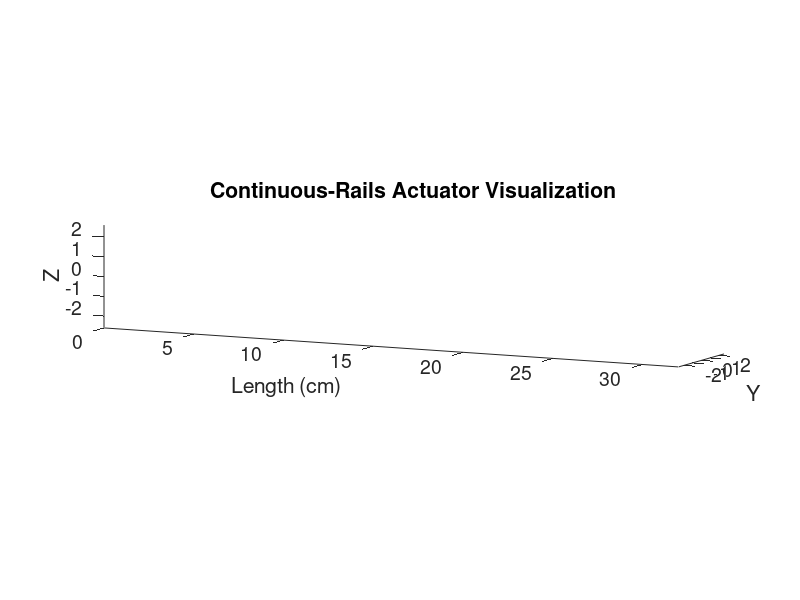
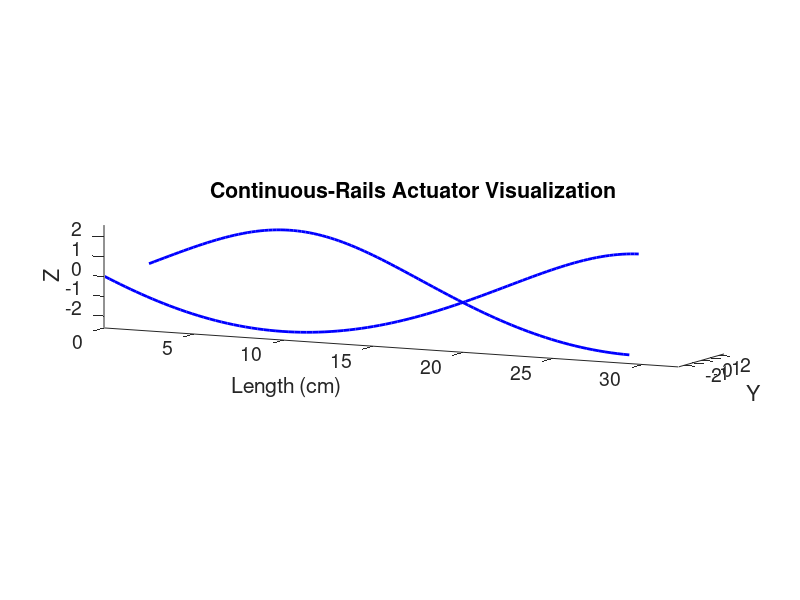
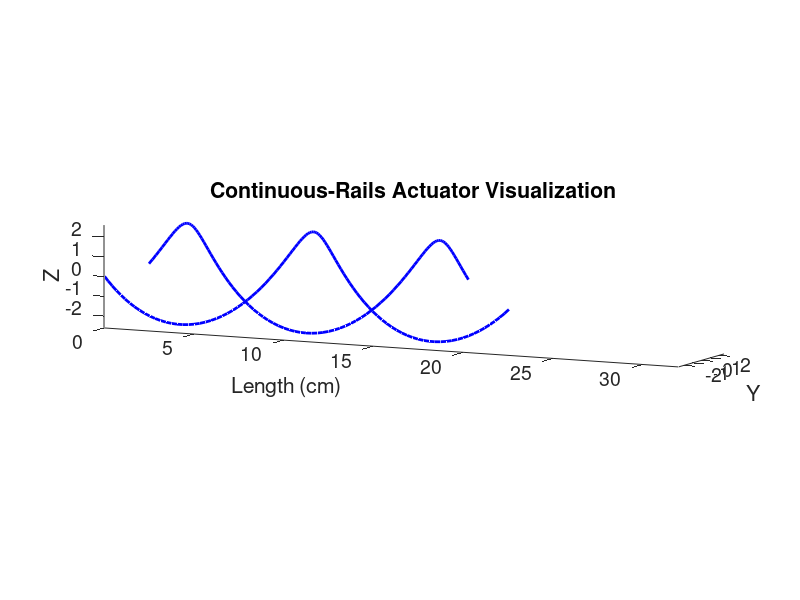

MATLAB code for these plots, in order:
% helical_visualization.m
% Helical-edge (continuous rail) actuator visualization
% Copyright 2015-2020 Kyle Zampaglione, Andrew P. Sabelhaus
% Plots a visualization of helical actuator at various displacements.

clc; clear all; close all;

% Add the paths to the modeling equations
addpath( '../analytical_models' );

%% CONSTANTS FOR THE SIMULATION
% Design IV for the continuous rails. All in cm.
% The rungs have a set width. This is also the width between the two
% edges of the helix.
w = 2 * 2.54;
% The initial length of the helix (also the length of a rail)
L0 = 30.48;
% Number of rungs. This is for visualization only.
N = 7;
%  We will need to discretize the points along the edges of the helix for
%  plotting, so just choose a large number here:
edge_discr = 100;

% Range of input angles to evaluate. This *should* be in radians
% Maximum rotation angle: 12 for design IV.
max_rot = 9;
% choosing the number of rotations to be an interval of N+1 of the maximum
% rotations makes the visualization easier: even numbers.
num_rot = 3;
% The range of input rotations to visualize, in radians, is
rotations = linspace(0, max_rot, num_rot);

% Store the length of the actuator for each rotation.
L = zeros(size(rotations));

% For plotting, some parameters on color and thickness.
rungcolor = 'k';
rungthickness = 2;
railcolor = 'b';
railthickness = 2;


%% VALUES STORED THROUGHOUT MULTIPLE ITERATIONS 
% z_totaled = [];
L_history = [];
angle_out = [];
% an index into the above vectors
count = 1;



%% SIMULATION
% j is the number of rotations to simulate. 
% For example, j=1 is 180 degrees, j=3 is 540 degrees, etc.

% Here, just iterate over the number of rotations
for j=1:size(rotations,2)
    %SETUP ============================================
    FigureHandle = figure;
    hold on
    set(gca,'FontSize',14);
    % Set the size of the figure window
    % Vertical:
    set(FigureHandle,'Position',[100,100,550,220]);
    
    % For the horizontal actuator, the x-axis is length.
    % and y-z are the radial and polar coordinates
    xlabel('Length (cm)');
    ylabel('Y');
    zlabel('Z');
    
    title('Continuous-Rails Actuator Visualization');

    % Horizontal:
    xlim([0, 32]);
    zlim([-2.6, 2.6]);
    ylim([-2.6, 2.6]);
    %==================================================
    
    % This particular rotation will use the following thetas:
    theta = linspace(0, rotations(j), edge_discr);
    % The slope of the helix, used for iterating over angle
    b = sqrt(L0^2 / rotations(j)^2 - (w/2)^2);
    
    % Procedure, for each theta:
    % 1) Plot the rails. Loop from theta=0 to theta=max (i.e., rot(j)).
    % 2) Plot the rungs. It's safe to assume they're evenly spaced.
    %       So, calculate the interval vs. L0, get the two points, draw
    %       line.
    
    
    % For the horizontal simulation, we'll do x as the length direction,
    % and y-z as the other two.
    z = 0; %initial z, one of the polar coordinates
    y = w/2; %initial y, one of the radial coordinates
    x_prev = 0; %initial x, length
    % 0-th rung
%     plot3([x_prev,x_prev],[-y,y], [-z,z], rungcolor, 'LineWidth', rungthickness);
    
    for t=1:size(theta,2)
        % The x-coordinate at this value is
%         x = helix_length(theta(t), w/2, L0);
        x = b * theta(t);
        % The polar coordinates of the base circle in the y,z plane are 
        z_next = sin(theta(t)) * w/2;
        y_next = cos(theta(t)) * w/2;
        % A line between this point and the previous one.
        plot3([x_prev,x], [y,y_next],[z,z_next],railcolor, 'LineWidth', railthickness);
        % For the other rail too:
        plot3([x_prev,x], [-y,-y_next],[-z,-z_next], railcolor, 'LineWidth', railthickness);
        % Update for next iteration
        z = z_next;
        y = y_next;
        x_prev = x;
    end
    

%     % Iterate over each rung and plot it
%     for i = 1:(N-1)
%         z_new = sin(theta_i * i) * w/2;
%         y_new = cos(theta_i * i) * w/2;
%         x = sqrt(ell_i^2 - (z_new-z)^2 - (y_new-y)^2) + x_prev;
%         
%         % plot the rung
%         plot3([x,x], [-y_new,y_new], [-z_new,z_new], rungcolor, 'LineWidth', rungthickness);
%         % plot the two rails
%         plot3([x_prev,x], [y,y_new],[z,z_new],railcolor, 'LineWidth', railthickness);
%         plot3([x_prev,x], [-y,-y_new],[-z,-z_new], railcolor, 'LineWidth', railthickness);
%         
%         % update for next iteration (next rung)
%         z = z_new;
%         y = y_new;
%         x_prev = x;
%     end

    hold off 
    axis equal
    
    % For the vertical"
%     view(45,12) 
    
    % For the horizontal:
%     view(18,18)
%     view(0,0);
%     view(17,37)
%     view(26,16)
    view(26,8);
    %print final z value to screen
%     z_total = z;
%     z_totaled(count) = z_total; 
%     count = count+1;
    
    % Trying to force vector graphics
    set(gcf,'renderer','Painters')
end



